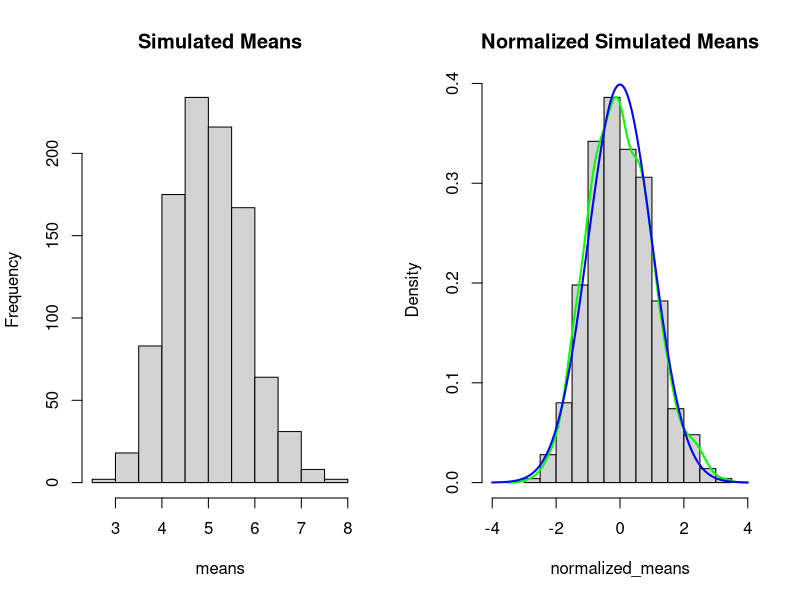

Source code (R):
## ---- chunk 1
nosim <- 1000
n <- 40
lambda <- 0.2
set.seed(23)

variables <- matrix(rexp(nosim*n, lambda), nosim)
means <- apply(variables, 1, mean)
sim_avg <- mean(means)
sim_sd <- sd(means)

## ---- chunk 2
compare <- matrix(c(sim_avg, sim_sd^2, 1/lambda, (1/lambda)^2/n), 2)
rownames(compare) = c("mean", "variance")
colnames(compare) = c("simulated", "theoretical")
compare

## ---- chunk 3
par(mfrow = c(1,2))
hist(means, main="Simulated Means")
normalized_means <- (means - sim_avg) / sim_sd
hist(normalized_means, prob=TRUE, xlim=c(-4, 4), main="Normalized Simulated Means")
lines(density(normalized_means), lwd=2, col="green")

x=seq(-4, 4, length=200)
y=1/sqrt(2*pi)*exp(-x^2/2)
lines(x, y, type="l", lwd=2, col="blue")

## ---- chunk 4
conf_int <- (sim_avg + c(-1, 1)*qnorm(0.975)*sim_sd/sqrt(n))
conf_int

## ---- chunk 5
stdev <- apply(variables, 1, sd)
lower <- sim_avg - qnorm(0.975)*stdev/sqrt(n)
upper <- sim_avg + qnorm(0.975)*stdev/sqrt(n)
coverage <- mean(lower < 1/lambda & upper > 1/lambda)
coverage

